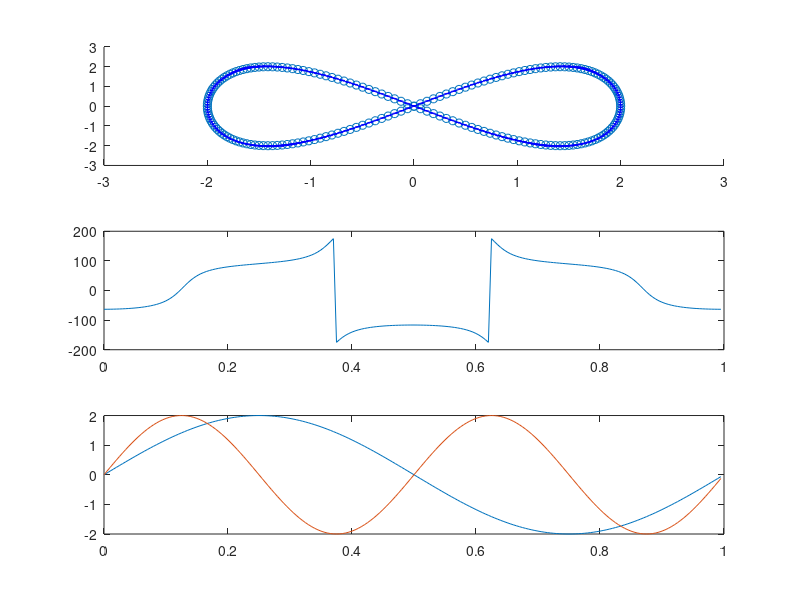

MATLAB code for this plot:
%% Script for 8 shaped trajectory generation

t = [0:0.005:1];
f = 1;
scale = 2;
x = scale*sin(2*pi*t*f);
y = scale*sin(2*pi*t*2*f);

dx = diff(x);
dy = diff(y);

heading = atan2(dy,dx);

% crop x and y
len_new = length(x) - 1;
x = x(1,1:len_new);
y = y(1,1:len_new);
t = t(1,1:len_new);

% build heading vectors
h_line = 0.2;
u = zeros(1,len_new);
v = zeros(1,len_new);
for i = 1:len_new
    u(i) = h_line * cos(heading(i));
    v(i) = h_line * sin(heading(i));
end

figure();
subplot(3,1,1);
scatter(x,y,'magenta'); hold on;
quiver(x,y,u,v,0,'Color','blue');
subplot(3,1,2);
plot(t,rad2deg(-heading));
subplot(3,1,3);
plot(t,x); hold on;
plot(t,y);